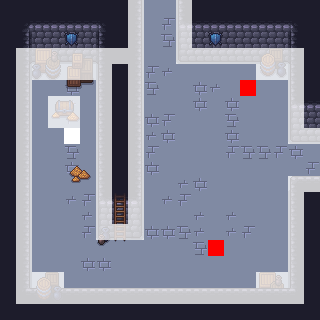

Below is a game level as drawn by its tile map, then a one-line description and the .tmx file that defines it, in full:
An orthogonal 20x20 tile map with 16x16 px tiles, 6 tile layers (Floor, Walls, Deco, Overlay, ...), 4 tilesets.

<map version="1.10" tiledversion="1.11.2" orientation="orthogonal" renderorder="right-down" width="20" height="20" tilewidth="16" tileheight="16" infinite="0" nextlayerid="7" nextobjectid="1">
 <editorsettings>
  <export target="../../Dungeon-Bullet-Hell/Assets/Maps/Rooms/4/4_Room_NSWE_01.csv" format="csv" />
 </editorsettings>
 <tileset firstgid="1" source="../WallsFloor.tsx" />
 <tileset firstgid="300" source="../Collisions.tsx" />
 <tileset firstgid="301" source="../Deco.tsx" />
 <tileset firstgid="445" source="../Objects.tsx" />
 <layer id="1" name="Floor" width="20" height="20">
  <data encoding="csv">
80,80,80,80,80,80,80,80,80,80,80,80,80,80,80,80,80,80,80,80,
80,80,80,80,80,80,80,80,80,80,298,80,80,80,80,80,80,80,80,80,
80,80,80,80,80,80,80,80,80,80,286,80,80,80,80,80,80,80,80,80,
80,80,80,80,80,80,80,80,80,80,80,80,80,80,80,80,80,80,80,80,
80,80,80,80,80,80,80,80,80,298,299,80,80,80,80,80,80,80,80,80,
80,80,80,80,285,80,80,299,299,286,80,80,285,299,80,80,80,80,80,80,
80,80,80,80,299,80,80,298,80,80,80,80,285,80,285,80,80,80,80,80,
80,80,80,80,299,80,80,286,80,285,298,80,80,80,286,80,80,80,80,80,
80,80,80,80,298,80,80,80,80,299,285,80,80,80,285,80,80,80,80,80,
80,80,80,80,286,80,80,80,80,298,80,80,80,80,298,286,286,298,285,80,
80,80,80,80,285,80,80,80,298,285,80,80,80,80,80,80,80,80,80,298,
80,80,80,80,80,80,80,80,299,80,80,299,285,80,80,80,80,80,80,80,
80,80,80,80,299,298,80,80,299,80,299,298,80,80,80,80,80,80,80,80,
80,80,80,80,80,299,80,80,80,80,80,80,299,80,299,80,80,80,80,80,
80,80,80,80,80,298,80,80,286,285,285,286,299,80,299,298,80,80,80,80,
80,80,80,80,80,80,80,80,80,80,80,80,286,298,80,80,80,80,80,80,
80,80,80,80,80,285,285,80,80,80,80,80,80,80,80,80,80,80,80,80,
80,80,80,80,80,80,80,80,80,80,80,80,80,80,80,80,80,80,80,80,
80,80,80,80,80,80,80,80,80,80,80,80,80,80,80,80,80,80,80,80,
80,80,80,80,80,80,80,80,80,80,80,80,80,80,80,80,80,80,80,80
</data>
 </layer>
 <layer id="2" name="Walls" width="20" height="20">
  <data encoding="csv">
15,15,15,15,15,15,15,15,16,0,0,14,15,15,15,15,15,15,15,15,
15,4,28,28,28,28,6,15,16,0,0,27,28,28,28,28,28,28,6,15,
15,17,41,41,41,41,19,15,16,0,0,40,41,41,41,41,41,41,19,15,
15,30,54,54,54,54,32,15,16,0,0,53,54,54,54,54,54,54,32,15,
15,16,0,0,0,0,14,15,16,0,0,0,0,0,0,0,0,0,14,15,
15,16,0,0,0,0,14,15,16,0,0,0,0,0,0,0,0,0,14,15,
15,16,0,0,0,0,14,15,16,0,0,0,0,0,0,0,0,0,27,28,
15,16,0,0,0,0,14,15,16,0,0,0,0,0,0,0,0,0,40,41,
15,16,0,0,0,0,14,15,16,0,0,0,0,0,0,0,0,0,53,54,
15,16,0,0,0,0,14,15,16,0,0,0,0,0,0,0,0,0,0,0,
15,16,0,0,0,0,14,15,16,0,0,0,0,0,0,0,0,0,0,0,
15,16,0,0,0,0,14,15,16,0,0,0,0,0,0,0,0,0,1,2,
15,16,0,0,0,0,27,28,29,0,0,0,0,0,0,0,0,0,14,15,
15,16,0,0,0,0,40,41,42,0,0,0,0,0,0,0,0,0,14,15,
15,16,0,0,0,0,53,54,55,0,0,0,0,0,0,0,0,0,14,15,
15,16,0,0,0,0,0,0,0,0,0,0,0,0,0,0,0,0,14,15,
15,16,0,0,0,0,0,0,0,0,0,0,0,0,0,0,0,0,14,15,
15,16,0,0,0,0,0,0,0,0,0,0,0,0,0,0,0,0,14,15,
15,43,2,2,2,2,2,2,2,2,2,2,2,2,2,2,2,2,45,15,
15,15,15,15,15,15,15,15,15,15,15,15,15,15,15,15,15,15,15,15
</data>
 </layer>
 <layer id="6" name="Deco" width="20" height="20">
  <data encoding="csv">
0,0,0,0,0,0,0,0,0,0,0,0,0,0,0,0,0,0,0,0,
0,0,0,0,0,0,0,0,0,0,0,0,0,0,0,0,0,0,0,0,
0,0,0,0,420,0,0,0,0,0,0,0,0,420,0,0,0,0,0,0,
0,0,369,370,319,320,0,0,0,0,0,0,0,0,0,0,391,392,0,0,
0,0,393,394,343,344,0,0,0,0,0,0,0,0,0,0,415,416,0,0,
0,0,0,0,367,368,0,0,0,0,0,0,0,0,0,0,0,0,0,0,
0,0,0,359,360,0,0,0,0,0,0,0,0,0,0,0,0,0,0,0,
0,0,0,383,384,0,0,0,0,0,0,0,0,0,0,0,0,0,0,0,
0,0,0,0,0,0,0,0,0,0,0,0,0,0,0,0,0,0,0,0,
0,0,0,0,0,0,0,0,0,0,0,0,0,0,0,0,0,0,0,0,
0,0,0,0,361,362,0,0,0,0,0,0,0,0,0,0,0,0,0,0,
0,0,0,0,385,386,0,0,0,0,0,0,0,0,0,0,0,0,0,0,
0,0,0,0,0,0,0,307,0,0,0,0,0,0,0,0,0,0,0,0,
0,0,0,0,0,0,0,331,0,0,0,0,0,0,0,0,0,0,0,0,
0,0,0,0,0,0,323,355,0,0,0,0,0,0,0,0,0,0,0,0,
0,0,0,0,0,0,347,379,0,0,0,0,0,0,0,0,0,0,0,0,
0,0,0,0,0,0,0,0,0,0,0,0,0,0,0,0,0,0,0,0,
0,0,391,392,0,0,0,0,0,0,0,0,0,0,0,0,369,370,0,0,
0,0,415,416,0,0,0,0,0,0,0,0,0,0,0,0,0,0,0,0,
0,0,0,0,0,0,0,0,0,0,0,0,0,0,0,0,0,0,0,0
</data>
 </layer>
 <layer id="3" name="Overlay" width="20" height="20">
  <data encoding="csv">
0,0,0,0,0,0,0,0,0,0,0,0,0,0,0,0,0,0,0,0,
0,0,0,0,0,0,0,0,0,0,0,0,0,0,0,0,0,0,0,0,
0,0,0,0,0,0,0,0,0,0,0,0,0,0,0,0,0,0,0,0,
0,0,0,0,0,0,0,0,0,0,0,0,0,0,0,0,0,0,0,0,
0,0,0,0,0,0,0,0,0,0,0,0,0,0,0,0,0,0,0,0,
0,0,0,0,0,0,0,0,0,0,0,0,0,0,0,0,0,0,0,0,
0,0,0,0,0,0,0,0,0,0,0,0,0,0,0,0,0,0,0,0,
0,0,0,0,0,0,0,0,0,0,0,0,0,0,0,0,0,0,0,0,
0,0,0,0,0,0,0,0,0,0,0,0,0,0,0,0,0,0,0,0,
0,0,0,0,0,0,0,0,0,0,0,0,0,0,0,0,0,0,0,0,
0,0,0,0,0,0,0,0,0,0,0,0,0,0,0,0,0,0,0,0,
0,0,0,0,0,0,0,0,0,0,0,0,0,0,0,0,0,0,0,0,
0,0,0,0,0,0,0,0,0,0,0,0,0,0,0,0,0,0,0,0,
0,0,0,0,0,0,0,0,0,0,0,0,0,0,0,0,0,0,0,0,
0,0,0,0,0,0,0,0,0,0,0,0,0,0,0,0,0,0,0,0,
0,0,0,0,0,0,0,0,0,0,0,0,0,0,0,0,0,0,0,0,
0,0,0,0,0,0,0,0,0,0,0,0,0,0,0,0,0,0,0,0,
0,0,0,0,0,0,0,0,0,0,0,0,0,0,0,0,0,0,0,0,
0,0,0,0,0,0,0,0,0,0,0,0,0,0,0,0,0,0,0,0,
0,0,0,0,0,0,0,0,0,0,0,0,0,0,0,0,0,0,0,0
</data>
 </layer>
 <layer id="4" name="Objects" width="20" height="20">
  <data encoding="csv">
0,0,0,0,0,0,0,0,0,0,0,0,0,0,0,0,0,0,0,0,
0,0,0,0,0,0,0,0,0,0,0,0,0,0,0,0,0,0,0,0,
0,0,0,0,0,0,0,0,0,0,0,0,0,0,0,0,0,0,0,0,
0,0,0,0,0,0,0,0,0,0,0,0,0,0,0,0,0,0,0,0,
0,0,0,0,0,0,0,0,0,0,0,0,0,0,0,0,0,0,0,0,
0,0,0,0,0,0,0,0,0,0,0,0,0,0,0,445,0,0,0,0,
0,0,0,0,0,0,0,0,0,0,0,0,0,0,0,0,0,0,0,0,
0,0,0,0,0,0,0,0,0,0,0,0,0,0,0,0,0,0,0,0,
0,0,0,0,446,0,0,0,0,0,0,0,0,0,0,0,0,0,0,0,
0,0,0,0,0,0,0,0,0,0,0,0,0,0,0,0,0,0,0,0,
0,0,0,0,0,0,0,0,0,0,0,0,0,0,0,0,0,0,0,0,
0,0,0,0,0,0,0,0,0,0,0,0,0,0,0,0,0,0,0,0,
0,0,0,0,0,0,0,0,0,0,0,0,0,0,0,0,0,0,0,0,
0,0,0,0,0,0,0,0,0,0,0,0,0,0,0,0,0,0,0,0,
0,0,0,0,0,0,0,0,0,0,0,0,0,0,0,0,0,0,0,0,
0,0,0,0,0,0,0,0,0,0,0,0,0,445,0,0,0,0,0,0,
0,0,0,0,0,0,0,0,0,0,0,0,0,0,0,0,0,0,0,0,
0,0,0,0,0,0,0,0,0,0,0,0,0,0,0,0,0,0,0,0,
0,0,0,0,0,0,0,0,0,0,0,0,0,0,0,0,0,0,0,0,
0,0,0,0,0,0,0,0,0,0,0,0,0,0,0,0,0,0,0,0
</data>
 </layer>
 <layer id="5" name="Colls" width="20" height="20" opacity="0.76">
  <data encoding="csv">
0,0,0,0,0,0,0,0,300,0,0,300,0,0,0,0,0,0,0,0,
0,0,0,0,0,0,0,0,300,0,0,300,0,0,0,0,0,0,0,0,
0,0,0,0,0,0,0,0,300,0,0,300,0,0,0,0,0,0,0,0,
0,300,300,300,300,300,300,300,300,0,0,300,300,300,300,300,300,300,300,0,
0,300,300,300,300,300,300,0,300,0,0,0,0,0,0,0,300,300,300,0,
0,300,0,0,0,0,300,0,300,0,0,0,0,0,0,0,0,0,300,0,
0,300,0,300,300,0,300,0,300,0,0,0,0,0,0,0,0,0,300,0,
0,300,0,300,300,0,300,0,300,0,0,0,0,0,0,0,0,0,300,0,
0,300,0,0,0,0,300,0,300,0,0,0,0,0,0,0,0,0,300,300,
0,300,0,0,0,0,300,0,300,0,0,0,0,0,0,0,0,0,0,0,
0,300,0,0,0,0,300,0,300,0,0,0,0,0,0,0,0,0,0,0,
0,300,0,0,0,0,300,0,300,0,0,0,0,0,0,0,0,0,300,300,
0,300,0,0,0,0,300,0,300,0,0,0,0,0,0,0,0,0,300,0,
0,300,0,0,0,0,300,0,300,0,0,0,0,0,0,0,0,0,300,0,
0,300,0,0,0,0,300,300,300,0,0,0,0,0,0,0,0,0,300,0,
0,300,0,0,0,0,0,0,0,0,0,0,0,0,0,0,0,0,300,0,
0,300,0,0,0,0,0,0,0,0,0,0,0,0,0,0,0,0,300,0,
0,300,300,300,0,0,0,0,0,0,0,0,0,0,0,0,300,300,300,0,
0,300,300,300,300,300,300,300,300,300,300,300,300,300,300,300,300,300,300,0,
0,0,0,0,0,0,0,0,0,0,0,0,0,0,0,0,0,0,0,0
</data>
 </layer>
</map>
